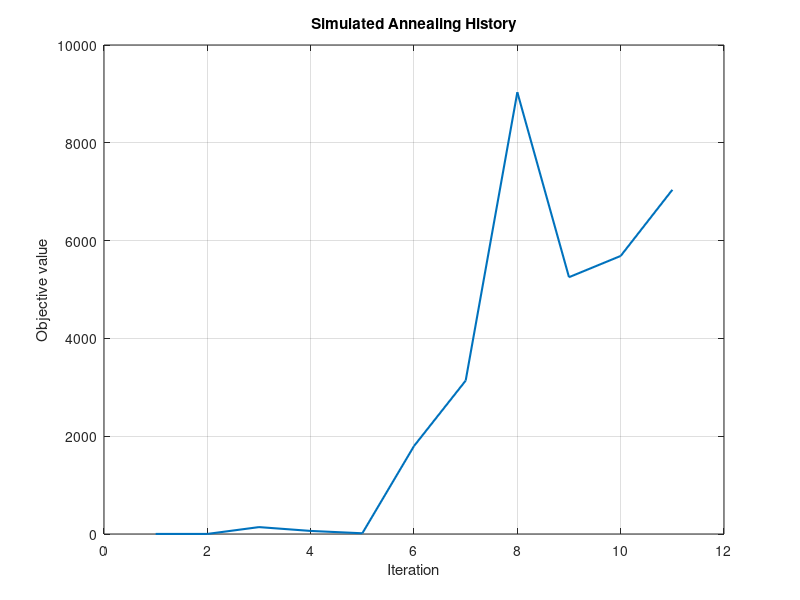

Reproduce this figure in MATLAB.
clc; clear;

fun = @(x) 100*(x(2)-x(1)^2)^2 + (1-x(1))^2;

% bounds
lb = [-5 -5];
ub = [ 5  5];

% starting point
X0 = [0 0];
X  = X0;
F0 = fun(X);

% cooling settings
alpha = 0.80;
T_min = 0.10;
step_size = 0.50;

% estimate initial temperature from sampled worse moves
samples = [0 1; 0 2; 0 4];
deltas = zeros(size(samples,1),1);

for i = 1:size(samples,1)
    Fi = fun(samples(i,:));
    deltas(i) = Fi - F0;
end

deltas = deltas(deltas > 0);     % keep only worse moves
DeltaF_avg = mean(deltas);
p0 = 0.80;
T0 = -DeltaF_avg / log(p0);

T = T0;
iter = 0;
HIST = [];

while iter <= 10
    iter = iter + 1;

    % generate neighbor
    X_NEW = X + step_size*randn(1,2);

    % apply bounds
    X_NEW = min(max(X_NEW, lb), ub);

    F_NEW = fun(X_NEW);
    deltaF = F_NEW - F0;

    if deltaF<= 0
        P = 1;
    else
        P = 1/(1+exp(-deltaF/T));
    end

    if rand<P
        X = X_NEW;
        F0 = F_NEW;
    end

    HIST(iter,1) = iter;
    HIST(iter,2) = F0;
    HIST(iter,3) = T;
    HIST(iter,4) = X_NEW(1);
    HIST(iter,5) = X_NEW(2);

    T = alpha * T;
end

X_best = X;
F_best = F0;

plot(HIST(:,1), HIST(:,2), 'LineWidth', 1.5);
xlabel('Iteration');
ylabel('Objective value');
title('Simulated Annealing History');
grid on;
